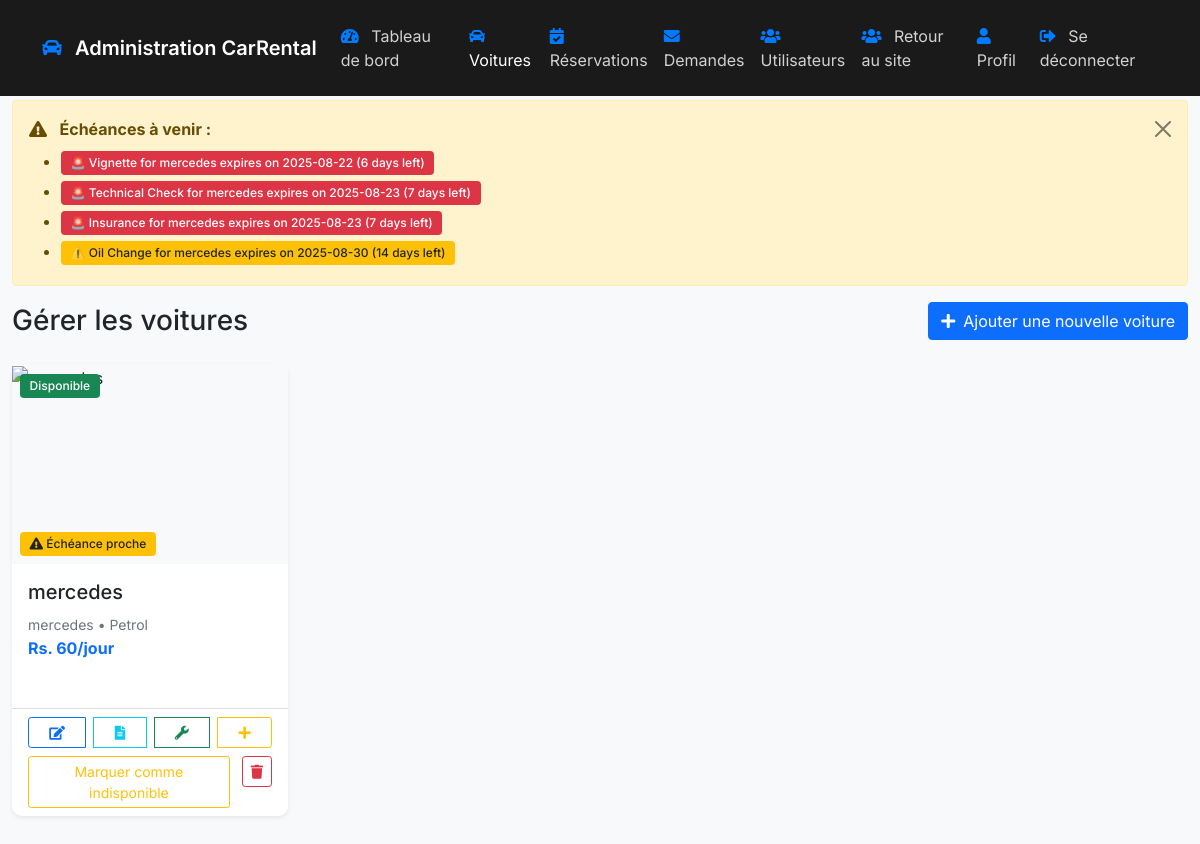
The page /admin/cars.php (signed in) on the database its author committed.
### tables this page shows
CREATE TABLE `car_documents` (
  `document_id` int(11) NOT NULL,
  `car_id` int(11) NOT NULL,
  `vignette_date` date DEFAULT NULL,
  `technical_check_date` date DEFAULT NULL,
  `insurance_date` date DEFAULT NULL,
  `oil_change_date` date DEFAULT NULL
);

CREATE TABLE `cars` (
  `car_id` int(11) NOT NULL,
  `car_name` varchar(255) NOT NULL,
  `car_type` varchar(100) NOT NULL,
  `fuel_type` varchar(100) NOT NULL,
  `car_image` varchar(255) DEFAULT NULL,
  `price` decimal(10,2) NOT NULL,
  `car_availability` enum('yes','no') DEFAULT 'yes'
);

### includes/init.php (called while the page is built, shortened)
<?php
$lang = $_SESSION['lang'] ?? 'fr';
$basePath = dirname(__DIR__);
$translations = include $basePath . "/lang/$lang.php";
function __($key) {
    global $translations;
    return $translations[$key] ?? $key;
}

### admin/cars.php (the view, shortened to what this page needs)
<?php
require_once '../includes/init.php';
$conn = Connect();
function checkUpcomingDeadlines($conn) {
    $notifications = [];
    $today = date('Y-m-d');
    $warning_days = 30;
    $critical_days = 7;
    $warning_date = date('Y-m-d', strtotime("+$warning_days days"));
    $sql = "SELECT c.car_name, cd.* FROM car_documents cd
            JOIN cars c ON cd.car_id = c.car_id
            WHERE (cd.vignette_date BETWEEN ? AND ?)
               OR (cd.technical_check_date BETWEEN ? AND ?)
               OR (cd.insurance_date BETWEEN ? AND ?)
               OR (cd.oil_change_date BETWEEN ? AND ?)";
    $stmt = $conn->prepare($sql);
    $stmt->bind_param('ssssssss', $today, $warning_date, $today, $warning_date,
                      $today, $warning_date, $today, $warning_date);
    $stmt->execute();
    $result = $stmt->get_result();
    while ($row = $result->fetch_assoc()) {
        $car_name = $row['car_name'];
        $documents = [
            'vignette_date' => 'Vignette',
            'technical_check_date' => 'Technical Check',
            'insurance_date' => 'Insurance',
            'oil_change_date' => 'Oil Change'
        ];
        foreach ($documents as $date_field => $doc_name) {
            if ($row[$date_field] && $row[$date_field] <= $warning_date) {
                $days_left = (strtotime($row[$date_field]) - strtotime($today)) / (60 * 60 * 24);
                $priority = $days_left <= 7 ? 'critical' : ($days_left <= 14 ? 'warning' : 'info');
                $notifications[] = [
                    'message' => "$doc_name for $car_name expires on {$row[$date_field]} ($days_left days left)",
                    'priority' => $priority,
                    'days_left' => $days_left
                ];
            }
        }
    }
    usort($notifications, function($a, $b) {
        $priority_order = ['critical' => 0, 'warning' => 1, 'info' => 2];
        if ($priority_order[$a['priority']] != $priority_order[$b['priority']]) {
            return $priority_order[$a['priority']] - $priority_order[$b['priority']];
        }
        return $a['days_left'] - $b['days_left'];
    });
    return $notifications;
}
$sql = "SELECT c.*, cd.vignette_date, cd.technical_check_date, cd.insurance_date, cd.oil_change_date
        FROM cars c
        LEFT JOIN car_documents cd ON c.car_id = cd.car_id
        ORDER BY c.car_name";
$result = $conn->query($sql);
$notifications = checkUpcomingDeadlines($conn);
include 'includes/header.php';
?>
<div class="container-fluid py-4">
    <?php if (!empty($notifications)): ?>
        <div class="alert alert-warning alert-dismissible fade show" role="alert">
            <i class="fas fa-exclamation-triangle me-2"></i>
            <strong><?= __('Upcoming Deadlines:'); ?></strong>
            <ul class="mb-0 mt-2">
                <?php foreach ($notifications as $notification): ?>
                    <li class="mb-1">
                        <span class="badge <?= $notification['priority'] === 'critical' ? 'bg-danger' : ($notification['priority'] === 'warning' ? 'bg-warning text-dark' : 'bg-info'); ?>">
                            <?= $notification['priority'] === 'critical' ? '🚨' : ($notification['priority'] === 'warning' ? '⚠️' : 'ℹ️'); ?>
                            <?= htmlspecialchars($notification['message']); ?>
                        </span>
                    </li>
                <?php endforeach; ?>
            </ul>
            <button type="button" class="btn-close" data-bs-dismiss="alert"></button>
        </div>
    <?php endif; ?>
    <div class="d-flex justify-content-between align-items-center mb-4">
        <h1 class="h3 mb-0"><?= __('Manage Cars'); ?></h1>
        <button class="btn btn-primary" data-bs-toggle="modal" data-bs-target="#addCarModal">
            <i class="fas fa-plus me-2"></i><?= __('Add New Car'); ?>
        </button>
    </div>
    <div class="row">
        <?php if ($result && $result->num_rows > 0): ?>
            <?php while ($car = $result->fetch_assoc()): ?>
                <div class="col-xl-3 col-lg-4 col-md-6 mb-4">
                    <div class="card h-100">
                        <div class="card-img-top position-relative" style="height: 200px; background: #f8f9fa;">
                            <div class="position-absolute top-0 start-0 m-2">
                                <?php if ($car['car_availability'] === 'yes'): ?>
                                    <span class="badge bg-success"><?= __('Available'); ?></span>
                                <?php else: ?>
                                    <span class="badge bg-danger"><?= __('Not Available'); ?></span>
                                <?php endif; ?>
                            </div>
                            <div class="position-absolute bottom-0 start-0 m-2">
                                <?php
                                $warning_date = date('Y-m-d', strtotime('+30 days'));
                                $has_warnings = false;
                                if ($car['vignette_date'] && $car['vignette_date'] <= $warning_date) $has_warnings = true;
                                if ($car['technical_check_date'] && $car['technical_check_date'] <= $warning_date) $has_warnings = true;
                                if ($car['insurance_date'] && $car['insurance_date'] <= $warning_date) $has_warnings = true;
                                if ($car['oil_change_date'] && $car['oil_change_date'] <= $warning_date) $has_warnings = true;
                                ?>
                                <?php if ($has_warnings): ?>
                                    <span class="badge bg-warning text-dark">
                                        <i class="fas fa-exclamation-triangle"></i> <?= __('Deadline Soon'); ?>
                                    </span>
                                <?php endif; ?>
                            </div>
                        </div>
                        <div class="card-body">
                            <h5 class="card-title"><?= htmlspecialchars($car['car_name']); ?></h5>
                            <p class="card-text">
                                <small class="text-muted"><?= htmlspecialchars($car['car_type']); ?> • <?= htmlspecialchars($car['fuel_type']); ?></small><br>
                                <strong class="text-primary"><?= __('Rs.'); ?> <?= number_format($car['price'], 0,0); ?>/<?= __('day'); ?></strong>
                            </p>
                        </div>
                        <div class="card-footer bg-transparent">
                            <div class="btn-group w-100" role="group">
                                <button class="btn btn-outline-primary btn-sm" data-bs-toggle="modal" data-bs-target="#editCarModal<?= $car['car_id']; ?>">
                                    <i class="fas fa-edit"></i>
                                </button>
                                <button class="btn btn-outline-info btn-sm" data-bs-toggle="modal" data-bs-target="#documentTrackingModal<?= $car['car_id']; ?>">
                                    <i class="fas fa-file-alt"></i>
                                </button>
                                <button class="btn btn-outline-success btn-sm" data-bs-toggle="modal" data-bs-target="#maintenanceHistoryModal<?= $car['car_id']; ?>">
                                    <i class="fas fa-wrench"></i>
                                </button>
                                <button class="btn btn-outline-warning btn-sm" data-bs-toggle="modal" data-bs-target="#addMaintenanceModal<?= $car['car_id']; ?>">
                                    <i class="fas fa-plus"></i>
                                </button>
                            </div>
                            <div class="btn-group w-100 mt-2" role="group">
                                <form action="cars.php" method="POST" class="flex-fill">
                                    <button type="submit" class="btn btn-outline-<?= $car['car_availability'] === 'yes' ? 'warning' : 'success'; ?> btn-sm w-100">
                                        <?= $car['car_availability'] === 'yes' ? __('Mark Unavailable') : __('Mark Available'); ?>
                                    </button>
                                </form>
                                <form action="cars.php" method="POST" class="flex-fill ms-1" onsubmit="return confirm('<?= __('Are you sure you want to delete this car?'); ?>')">
                                    <button type="submit" class="btn btn-outline-danger btn-sm w-100">
                                        <i class="fas fa-trash"></i>
                                    </button>
                                </form>
                            </div>
                        </div>
                    </div>
                </div>
            <?php endwhile; ?>
        <?php endif; ?>
    </div>
</div>
<?php
include 'includes/footer.php';
?>

### admin/includes/header.php (shortened to what this page needs)
<!DOCTYPE html>
<html lang="en">
<head>
    <link href="https://cdn.jsdelivr.net/npm/bootstrap@5.1.3/dist/css/bootstrap.min.css" rel="stylesheet">
    <link href="https://cdnjs.cloudflare.com/ajax/libs/font-awesome/5.15.4/css/all.min.css" rel="stylesheet">
    <link href="assets/css/style.css" rel="stylesheet">
</head>
<body>
    <?php
    require_once __DIR__ . '/navigation.php';
    ?>

### admin/includes/navigation.php (shortened to what this page needs)
<?php require_once '../includes/init.php'; ?>
<nav class="navbar navbar-expand-lg navbar-dark fixed-top">
    <div class="container">
        <a class="navbar-brand" href="dashboard.php">
            <i class="fas fa-car"></i> <?= __('CarRental Admin'); ?>
        </a>
        <div class="collapse navbar-collapse" id="navbarNav">
            <ul class="navbar-nav me-auto">
                <li class="nav-item">
                    <a class="nav-link <?php echo basename($_SERVER['PHP_SELF']) === 'dashboard.php' ? 'active' : ''; ?>" href="dashboard.php">
                        <i class="fas fa-tachometer-alt"></i><?= __(' Dashboard'); ?>
                    </a>
                </li>
                <li class="nav-item">
                    <a class="nav-link <?php echo basename($_SERVER['PHP_SELF']) === 'cars.php' ? 'active' : ''; ?>" href="cars.php">
                        <i class="fas fa-car"></i><?= __(' Cars'); ?>
                    </a>
                </li>
                <li class="nav-item">
                    <a class="nav-link <?php echo basename($_SERVER['PHP_SELF']) === 'bookings.php' ? 'active' : ''; ?>" href="bookings.php">
                        <i class="fas fa-calendar-check"></i> <?= __('Bookings'); ?>
                    </a>
                </li>
                <li class="nav-item">
                    <a class="nav-link <?php echo basename($_SERVER['PHP_SELF']) === 'enquiries.php' ? 'active' : ''; ?>" href="enquiries.php">
                        <i class="fas fa-envelope"></i><?= __(' Enquiries'); ?>
                    </a>
                </li>
                <li class="nav-item">
                    <a class="nav-link <?php echo basename($_SERVER['PHP_SELF']) === 'users.php' ? 'active' : ''; ?>" href="users.php">
                        <i class="fas fa-users"></i> <?= __('Users'); ?>
                    </a>
                </li>
                <li class="nav-item">
                    <a class="nav-link <?php echo basename($_SERVER['PHP_SELF']) === 'index.php' ? 'active' : '';
                     ?>" href=<?php echo SITE_URL . "/index.php"?>>
                        <i class="fas fa-users"></i><?= __(' Back to Website'); ?>
                    </a>
                </li>
            </ul>
            <ul class="navbar-nav">
                <li class="nav-item">
                    <a class="nav-link" href="profile.php">
                        <i class="fas fa-user"></i> <?= __('Profile'); ?>
                    </a>
                </li>
                <li class="nav-item">
                    <a class="nav-link" href="logout.php">
                        <i class="fas fa-sign-out-alt"></i> <?= __('Logout'); ?>
                    </a>
                </li>
            </ul>
        </div>
    </div>
</nav>

### admin/includes/footer.php (shortened to what this page needs)
</body>
</html>

### admin/assets/css/style.css (style rules this page uses)
body { font-family: 'Inter', sans-serif; background-color: #f8f9fa; padding-top: 76px; }
.navbar { background-color: #1a1a1a !important; padding: 1rem; }
.navbar-brand { color: #fff !important; font-weight: 600; }
.navbar-brand i { color: #007bff; margin-right: 0.5rem; }
.nav-link { color: rgba(255, 255, 255, 0.8) !important; padding: 0.5rem 1rem; transition: all 0.3s ease; }
.nav-link:hover, .nav-link.active { color: #fff !important; }
.nav-link i { color: #007bff; margin-right: 0.5rem; transition: transform 0.3s ease; }
.card { border: none; box-shadow: 0 0.125rem 0.25rem rgba(0, 0, 0, 0.075); border-radius: 10px; }
.badge { padding: 0.5em 0.8em; font-weight: 500; }
.btn i { transition: transform 0.3s ease; }
.btn-group { display: inline-flex; gap: 0.5rem; }
.card { box-shadow: 0 0.125rem 0.25rem rgba(0, 0, 0, 0.075); margin-bottom: 2rem; }
.badge.bg-warning { background-color: #ffc107 !important; color: #000; }
.badge.bg-success { background-color: #198754 !important; }
.badge.bg-danger { background-color: #dc3545 !important; }

### rows shown on the page
car_documents: car.car_name "mercedes", car.car_type "mercedes", car.fuel_type "Petrol", car.price "60"

### other values the page prints
__('CarRental Admin') "Administration CarRental"
__(' Dashboard') "Tableau de bord"
__(' Cars') "Voitures"
__('Bookings') "Réservations"
__(' Enquiries') "Demandes"
__('Users') "Utilisateurs"
__(' Back to Website') "Retour au site"
__('Profile') "Profil"
__('Logout') "Se déconnecter"
__('Upcoming Deadlines:') "Échéances à venir :"
$notification['message'] "Vignette for mercedes expires on 2025-08-22 (6 days left)"
$notification['message'] "Technical Check for mercedes expires on 2025-08-23 (7 days left)"
$notification['message'] "Insurance for mercedes expires on 2025-08-23 (7 days left)"
$notification['message'] "Oil Change for mercedes expires on 2025-08-30 (14 days left)"
__('Manage Cars') "Gérer les voitures"
